Frame 1 (no input): blank canvas, image omitted
Frame 60 (no input): blank canvas, image omitted
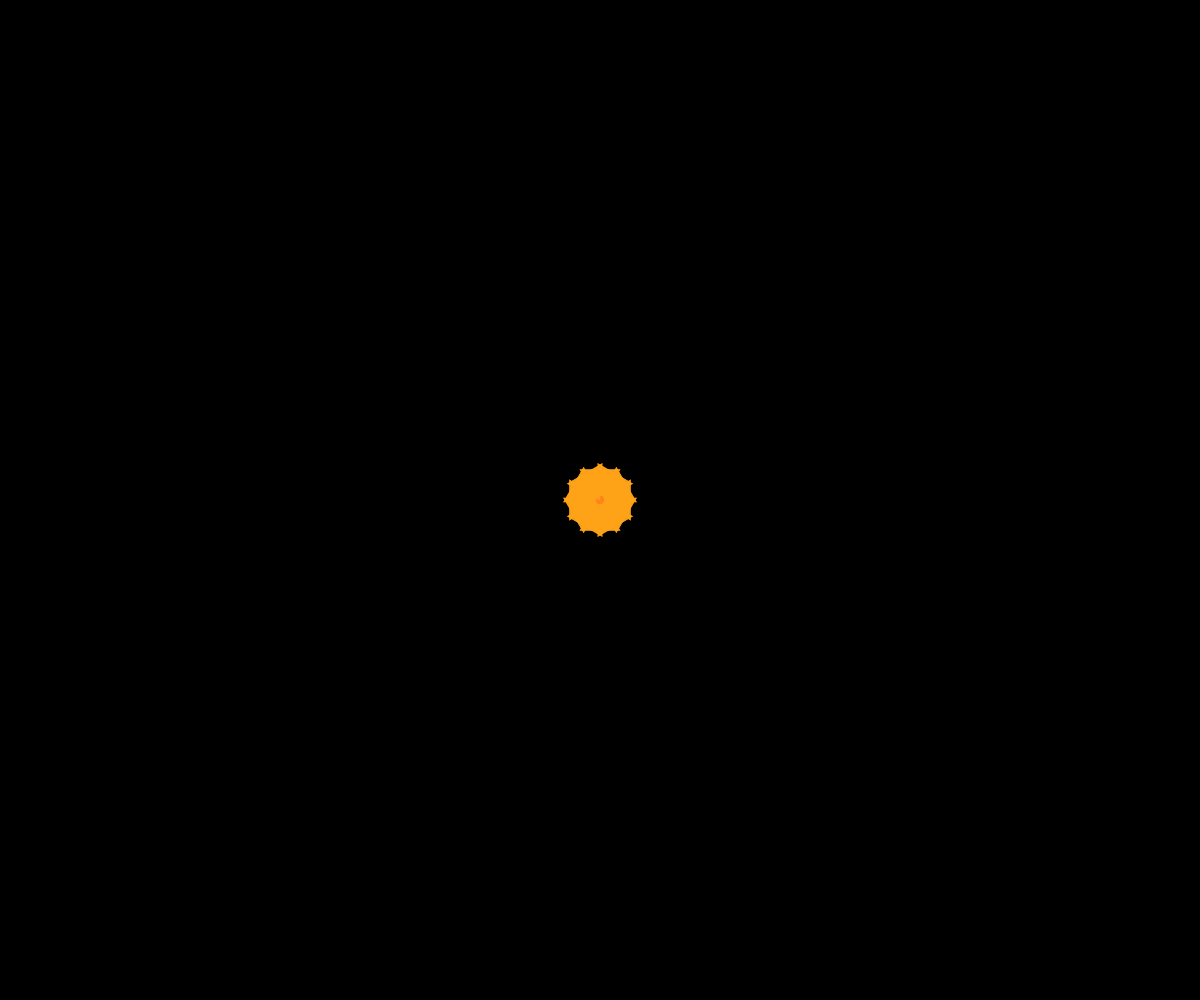
Frame 120 (the mouse pressed at the canvas centre since frame 60)

The p5.js sketch whose frames 1 and 60 were blank and that drew this single picture after the mouse press (run headless with seeded random() and noise() and a simulated clock; from frame 60 on, the mouse is pressed at the canvas centre):

// p5.js sketch
// ── sketch.js
let positions = [];
let hue = 0;
let symmetryCount = 12;
let maxTrailLength = 30; // Reduced from 50 to make trails shorter
let fadeSpeed = 10; // Increased for slightly faster fading
let currentShapeType = 0;
const SHAPE_TYPES = ['triangle', 'circle', 'square', 'star', 'flower'];
let shapeChangeTimer = 0;
let shapeChangeDuration = 8000; // Slower shape transitions
let lastShapeType = 0;
let transitionProgress = 1; // For shape transitioning
let previousMouseX = 0;
let previousMouseY = 0;
let easing = 0.25; // Slightly increased for smoother mouse movement

function setup() {
  createCanvas(windowWidth, windowHeight);
  colorMode(HSB, 360, 100, 100);
  angleMode(DEGREES);
  strokeWeight(5);
  background(0);
  frameRate(60); // Ensure high frame rate for smooth animation
}

function draw() {
  // Semi-transparent background for smoother fade effect
  fill(0, 0, 0, fadeSpeed);
  noStroke();
  rect(0, 0, width, height);
  
  // Update color with smoother transition
  hue = (hue + 0.3) % 360; // Slower color change
  
  // Handle shape transitions
  if (millis() - shapeChangeTimer > shapeChangeDuration) {
    lastShapeType = currentShapeType;
    currentShapeType = floor(random(SHAPE_TYPES.length));
    // Avoid selecting the same shape twice
    if (currentShapeType === lastShapeType) {
      currentShapeType = (currentShapeType + 1) % SHAPE_TYPES.length;
    }
    shapeChangeTimer = millis();
    transitionProgress = 0;
  }
  
  // Update shape transition progress
  if (transitionProgress < 1) {
    transitionProgress += 0.02; // Slow, smooth transition
    if (transitionProgress > 1) transitionProgress = 1;
  }
  
  // Handle both mouse and touch input with easing for smoother movement
  let currentInput = {
    x: 0, 
    y: 0, 
    isActive: false
  };
  
  if (touches.length > 0) {
    // Apply easing to touch movements
    currentInput.x = touches[0].x;
    currentInput.y = touches[0].y;
    currentInput.isActive = true;
  } else if (mouseX > 0 || mouseY > 0) {
    // Apply easing to mouse movements
    currentInput.x = previousMouseX + (mouseX - previousMouseX) * easing;
    currentInput.y = previousMouseY + (mouseY - previousMouseY) * easing;
    previousMouseX = currentInput.x;
    previousMouseY = currentInput.y;
    currentInput.isActive = (mouseX > 0 && mouseX < width && mouseY > 0 && mouseY < height);
  }
  
  if (currentInput.isActive) {
    // Store position with timestamp and interpolated shape type
    positions.push({
      x: currentInput.x,
      y: currentInput.y,
      t: millis(),
      h: hue,  // Store current hue with position
      shapeType: lastShapeType,
      transitionProgress: transitionProgress,
      nextShapeType: currentShapeType
    });
    
    // Remove old positions
    while (positions.length > maxTrailLength) positions.shift();
  }

  // Draw symmetrical patterns
  push();
  translate(width / 2, height / 2);
  
  for (let i = 0; i < symmetryCount; i++) {
    push();
    rotate(i * (360 / symmetryCount));
    
    if (currentInput.isActive) {
      drawMirrored(currentInput, hue, currentShapeType);
    }
    
    if (positions.length > 1) {
      drawTrails();
    }
    pop();
  }
  pop();
  
  // Apply enhanced removal of old trail points with smoother fade
  let currentTime = millis();
  positions = positions.filter(p => currentTime - p.t < 2000); // Reduced from 3000 for shorter persistence
}

function drawMirrored(input, hue, shapeType) {
  // Calculate relative position from center
  let offsetX = input.x - width / 2;
  let offsetY = input.y - height / 2;
  
  // Use stored hue for coloring with slight saturation variation
  const saturation = 85 + sin(frameCount * 0.5) * 15;
  stroke(hue, saturation, 100);
  fill(hue, saturation, 100, 0.4);
  
  // Draw shape based on current shape type with transition effect
  if (transitionProgress < 1) {
    // Draw transitioning shape
    blendMode(BLEND);
    drawShape(offsetX, offsetY, lastShapeType, 1 - transitionProgress);
    blendMode(ADD);
    drawShape(offsetX, offsetY, currentShapeType, transitionProgress);
    blendMode(BLEND);
  } else {
    // Draw normal shape
    drawShape(offsetX, offsetY, shapeType);
  }
  
  // Mirror across axes
  push();
  scale(1, -1);
  if (transitionProgress < 1) {
    // Draw transitioning shape
    blendMode(BLEND);
    drawShape(offsetX, offsetY, lastShapeType, 1 - transitionProgress);
    blendMode(ADD);
    drawShape(offsetX, offsetY, currentShapeType, transitionProgress);
    blendMode(BLEND);
  } else {
    // Draw normal shape
    drawShape(offsetX, offsetY, shapeType);
  }
  pop();
}

function drawShape(x, y, shapeType, alpha = 1) {
  const size = 20;
  const originalStrokeWeight = strokeWeight();
  
  // Apply alpha for transitions
  stroke(hue, 90, 100, alpha);
  fill(hue, 90, 100, 0.5 * alpha);
  
  // Add subtle pulsing to shapes
  const pulseFactor = 1 + sin(frameCount * 0.1) * 0.1;
  const dynamicSize = size * pulseFactor;
  
  switch(SHAPE_TYPES[shapeType]) {
    case 'triangle':
      beginShape();
      vertex(x, y);
      vertex(x + dynamicSize, y - dynamicSize * 1.5);
      vertex(x - dynamicSize, y - dynamicSize * 1.5);
      endShape(CLOSE);
      break;
      
    case 'circle':
      ellipse(x, y, dynamicSize * 2);
      break;
      
    case 'square':
      rectMode(CENTER);
      push();
      translate(x, y);
      rotate(frameCount * 0.2); // Gentle rotation
      rect(0, 0, dynamicSize * 1.5, dynamicSize * 1.5);
      pop();
      break;
      
    case 'star':
      drawStar(x, y, dynamicSize * 0.4, dynamicSize, 5);
      break;
      
    case 'flower':
      drawFlower(x, y, dynamicSize);
      break;
  }
  
  // Restore original stroke weight
  strokeWeight(originalStrokeWeight);
}

function drawStar(x, y, radius1, radius2, npoints) {
  // Add gentle rotation to the star
  push();
  translate(x, y);
  rotate(frameCount * 0.1);
  
  let angle = 360 / npoints;
  let halfAngle = angle / 2.0;
  
  beginShape();
  for (let a = 0; a < 360; a += angle) {
    let sx = cos(a) * radius2;
    let sy = sin(a) * radius2;
    vertex(sx, sy);
    sx = cos(a + halfAngle) * radius1;
    sy = sin(a + halfAngle) * radius1;
    vertex(sx, sy);
  }
  endShape(CLOSE);
  pop();
}

function drawFlower(x, y, size) {
  push();
  translate(x, y);
  rotate(frameCount * 0.1); // Gentle rotation
  
  const petals = 6;
  for (let i = 0; i < 360; i += 360 / petals) {
    push();
    rotate(i);
    // Animate petals with sine wave
    const petalLength = size * 2 + sin(frameCount * 0.1 + i) * size * 0.2;
    ellipse(0, size, size * 0.8, petalLength);
    pop();
  }
  ellipse(0, 0, size * 0.8);
  pop();
}

function drawTrails() {
  noFill();
  
  for (let i = 1; i < positions.length; i++) {
    // Calculate time-based opacity with smoother fade
    let age = millis() - positions[i].t;
    let opacity = map(age, 0, 2000, 1, 0, true); // Reduced from 3000 to match shorter persistence
    
    // Enhanced velocity calculation for smoother weight changes
    let timeDiff = positions[i].t - positions[i-1].t;
    let distance = dist(
      positions[i].x, positions[i].y, 
      positions[i-1].x, positions[i-1].y
    );
    let velocity = distance / (timeDiff || 1);
    
    // Apply easing to stroke weight changes for smoother transitions
    let targetWeight = constrain(map(velocity, 0, 5, 8, 1), 1, 8);
    let weight;
    if (i > 1) {
      // Get previous weight and apply easing
      let prevStrokeWeight = strokeWeight();
      weight = prevStrokeWeight + (targetWeight - prevStrokeWeight) * 0.3;
    } else {
      weight = targetWeight;
    }
    
    // Apply smoothed stroke weight
    strokeWeight(weight);
    
    // Calculate positions relative to center
    let x1 = positions[i-1].x - width/2;
    let y1 = positions[i-1].y - height/2;
    let x2 = positions[i].x - width/2;
    let y2 = positions[i].y - height/2;
    
    // Use custom bezier curves for smoother lines
    if (i > 1 && i < positions.length - 1) {
      let x0 = positions[i-2].x - width/2;
      let y0 = positions[i-2].y - height/2;
      let x3 = positions[i+1 < positions.length ? i+1 : i].x - width/2;
      let y3 = positions[i+1 < positions.length ? i+1 : i].y - height/2;
      
      // Control points for smooth curve
      let cp1x = lerp(x1, x2, 0.5);
      let cp1y = lerp(y1, y2, 0.5);
      let cp2x = lerp(x2, x3, 0.5);
      let cp2y = lerp(y2, y3, 0.5);
      
      // Draw the hue with stored color and calculated opacity
      stroke(positions[i].h, 90, 100, opacity);
      
      // Draw smooth curve
      beginShape();
      vertex(x1, y1);
      bezierVertex(cp1x, cp1y, cp2x, cp2y, x2, y2);
      endShape();
    } else {
      // Draw simple line for endpoints
      stroke(positions[i].h, 90, 100, opacity);
      line(x1, y1, x2, y2);
    }
    
    // Occasionally draw the shape at points along the trail with transition effect
    if (i % 8 == 0) { // Changed from 6 to 8 to reduce number of shapes drawn along trail
      push();
      if (positions[i].transitionProgress < 1) {
        // Draw transitioning shapes
        let tProgress = positions[i].transitionProgress;
        blendMode(BLEND);
        fill(positions[i].h, 90, 100, opacity * 0.6);
        drawShape(x2, y2, positions[i].shapeType, 1 - tProgress);
        blendMode(ADD);
        fill(positions[i].h, 90, 100, opacity * 0.6);
        drawShape(x2, y2, positions[i].nextShapeType, tProgress);
        blendMode(BLEND);
      } else {
        // Draw normal shape
        fill(positions[i].h, 90, 100, opacity * 0.6);
        drawShape(x2, y2, positions[i].shapeType || 0);
      }
      pop();
    }
  }
  
  // Reset stroke weight
  strokeWeight(5);
}

function mouseMoved() {
  // Already handled in draw()
  return false;
}

function windowResized() {
  resizeCanvas(windowWidth, windowHeight);
  background(0);
}

function touchStarted() {
  return false; // Prevent default
}

function touchMoved() {
  return false; // Prevent scrolling on mobile
}

function touchEnded() {
  // Clear positions when touch ends to prevent lingering lines
  // when touching somewhere else
  positions = [];
  return false;
}
